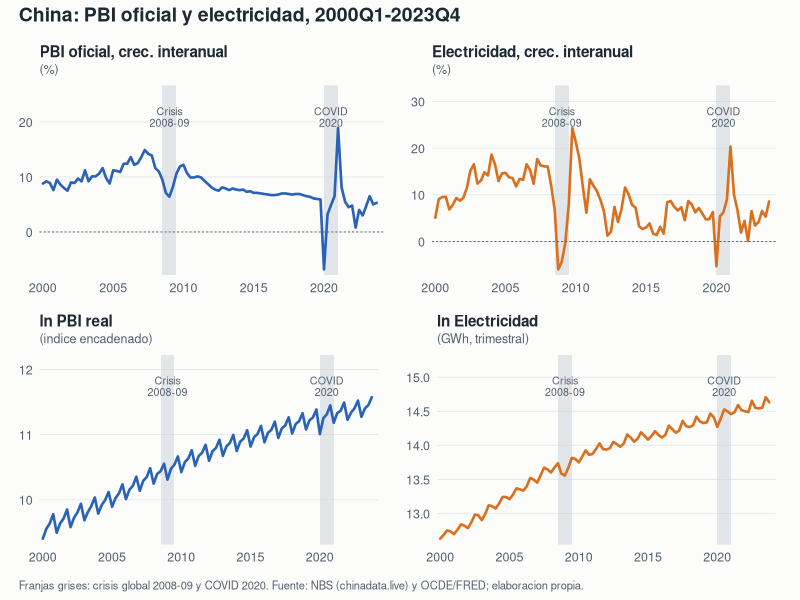
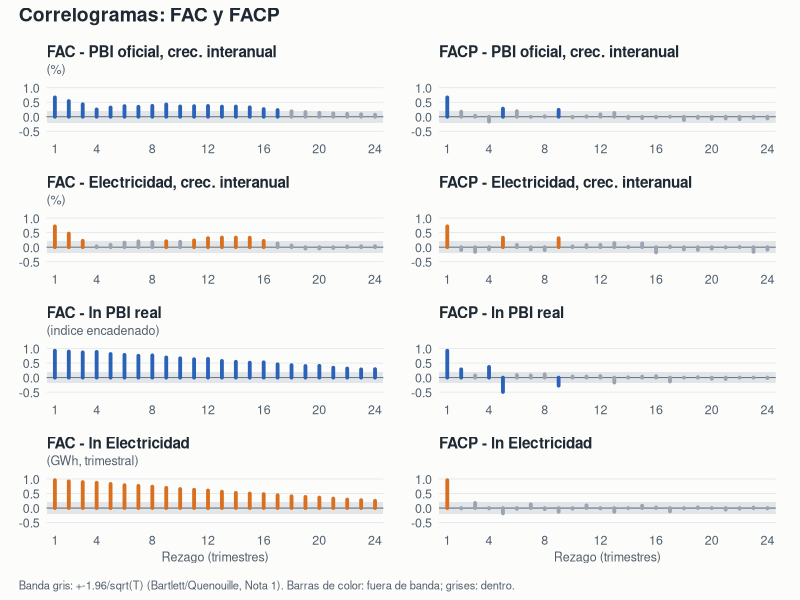

Write the R code that produced these figures, in order.
# =============================================================================
# 02_exploracion.R  --  Exploracion de las series (paso 0 y 1 del ciclo Box-Jenkins)
# TP Econometria II, candidata 5: Indice Li Keqiang (China)
#
# Series (muestra principal 2000Q1-2023Q4, 96 trimestres):
#   Y = PBI oficial       X = Electricidad
# Dos tratamientos en paralelo (regla acordada con la catedra):
#   (a) crecimiento interanual (%)           -> ya sin estacionalidad (diferencia 1-B^4)
#   (b) logaritmo de los niveles             -> conserva tendencia y estacionalidad
#
# Respaldo teorico (Notas propias):
#   - FAC/FACP, bandas de Bartlett y Quenouille, Box-Pierce y Ljung-Box: Nota 1; Nota 6, Sec. 9
#   - Dickey-Fuller (tau, tau_mu, tau_tau), ADF, Said-Dickey p* <= n^(1/3): Nota 6, Sec. 4
#   - ET vs ED, diferenciacion, sobrediferenciacion: Nota 6, Sec. 2 y 3
#   - Transformacion logaritmica estabilizadora de varianza: Nota 6, Sec. 5
#   - Idea rectora de la clase (Mirta, 14/10): el test no es una receta; el correlograma
#     "grueso" y los cambios estructurales deben leerse junto con el test.
#
# Ejecutar desde china_li_keqiang/:  Rscript scripts/02_exploracion.R
# Paquetes: urca, ggplot2, patchwork (si faltan, el script los instala)
# =============================================================================

for (pk in c("urca", "ggplot2", "patchwork")) {
  if (!requireNamespace(pk, quietly = TRUE)) install.packages(pk)
}
suppressPackageStartupMessages({ library(urca); library(ggplot2); library(patchwork) })
dir.create("output/figuras", recursive = TRUE, showWarnings = FALSE)
dir.create("output/tablas",  recursive = TRUE, showWarnings = FALSE)

# ---- 1. Datos ----------------------------------------------------------------
Q <- read.csv("output/trimestral_li_keqiang.csv", stringsAsFactors = FALSE)
Q$anio <- as.integer(substr(Q$trimestre, 1, 4))
Q$trim <- as.integer(substr(Q$trimestre, 6, 6))

# PBI real en nivel (indice): el PBI de chinadata.live es nominal (incluye precios) y el
# PBI real solo existe desde 2011. Se encadena la tasa interanual oficial (real) sobre el
# nivel de 1992 (anio base, nominal = real). Es una construccion propia y aproximada: la
# tasa oficial esta redondeada a 0,1 pp, por lo que el error de encadenado se acumula.
pbi_idx <- rep(NA_real_, nrow(Q))
pbi_idx[1:4] <- Q$pbi_nominal_1e8_yuan[1:4]
for (i in 5:nrow(Q)) pbi_idx[i] <- pbi_idx[i - 4] * (1 + Q$pbi_crec_interanual_oficial_pct[i] / 100)
Q$pbi_real_idx <- pbi_idx

# Control de la construccion. El PBI real publicado (chinadata.live, desde 2011) esta
# empalmado con cambios de anio base (saltos de nivel al pasar de 2015 a 2016, de 2020 a 2021
# y de 2025 a 2026), por lo que NO sirve comparar niveles. Lo que si debe coincidir es la tasa interanual:
# la tasa implicita en el PBI real publicado vs. la tasa oficial con la que se encadeno.
# Solo pueden diferir los trimestres cuyo "t" y "t-4" caen en bloques de base distinta
# (los primeros cuatro trimestres posteriores a cada cambio de base: 2016, 2021 y 2026).
k  <- which(!is.na(Q$pbi_real_1e8_yuan_2011))
g4 <- 100 * (Q$pbi_real_1e8_yuan_2011[k][-(1:4)] / Q$pbi_real_1e8_yuan_2011[k][1:(length(k) - 4)] - 1)
of <- Q$pbi_crec_interanual_oficial_pct[k][-(1:4)]
tr <- Q$trimestre[k][-(1:4)]
disc <- abs(g4 - of) > 0.15
cat(sprintf("Control PBI real: tasa interanual implicita en el publicado vs. oficial -> coinciden (<=0.15pp) en %d de %d trimestres.\n",
            sum(!disc), length(disc)))
cat("  Trimestres que no coinciden (cambios de base del publicado):", paste(tr[disc], collapse = ", "), "\n")
stopifnot(all(substr(tr[disc], 1, 4) %in% c("2016", "2021", "2026")))
# Limitacion conocida: el encadenado hereda la forma estacional del anio semilla (1992),
# fija en el tiempo; afecta solo al tratamiento en log-niveles.

# Muestra principal
S <- Q[Q$trimestre >= "2000Q1" & Q$trimestre <= "2023Q4", ]
stopifnot(nrow(S) == 96, !anyNA(S$pbi_crec_interanual_oficial_pct), !anyNA(S$elec_crec_interanual_pct))

mk <- function(x, start = c(2000, 1)) ts(x, start = start, frequency = 4)
series <- list(
  "PBI oficial, crec. interanual (%)"      = mk(S$pbi_crec_interanual_oficial_pct),
  "Electricidad, crec. interanual (%)"     = mk(S$elec_crec_interanual_pct),
  "ln PBI real (indice encadenado)"        = mk(log(S$pbi_real_idx)),
  "ln Electricidad (GWh, trimestral)"      = mk(log(S$electricidad_GWh))
)
tipo <- c("interanual", "interanual", "log-nivel", "log-nivel")
names(tipo) <- names(series)

# ---- Estilo de los graficos -----------------------------------------------------
# Un color por variable (PBI azul, electricidad naranja), el mismo en todos los graficos.
# Paleta validada para daltonismo (separacion CVD y contraste sobre fondo claro).
col_ser <- c("PBI" = "#2A62B8", "Electricidad" = "#D9701F")
col_ser <- col_ser[c(1, 2, 1, 2)]; names(col_ser) <- names(series)
tinta <- "#1F2933"; tinta2 <- "#52606D"; gris <- "#C5CCD3"; fondo <- "#FCFCFB"

tema <- theme_minimal(base_size = 11) +
  theme(
    plot.background   = element_rect(fill = fondo, colour = NA),
    panel.background  = element_rect(fill = fondo, colour = NA),
    panel.grid.major.x = element_blank(), panel.grid.minor = element_blank(),
    panel.grid.major.y = element_line(colour = "#E4E7EB", linewidth = 0.3),
    axis.text  = element_text(colour = tinta2, size = 9),
    axis.title = element_text(colour = tinta2, size = 9),
    plot.title = element_text(colour = tinta, face = "bold", size = 11, margin = margin(b = 2)),
    plot.subtitle = element_text(colour = tinta2, size = 9, margin = margin(b = 6)),
    plot.margin = margin(8, 12, 6, 8)
  )

# Eventos para leer los graficos (contexto, regla 5 de la clase)
ev_crisis <- c(2008.50, 2009.50)   # 2008Q3-2009Q2, crisis global
ev_covid  <- c(2020.00, 2021.00)   # 2020 (shock) ; el rebote de 2021 es efecto base en tasas interanuales

# ---- 2. Graficos de evolucion --------------------------------------------------
panel_evol <- function(nm, primero = FALSE) {
  x <- series[[nm]]
  d <- data.frame(t = as.numeric(time(x)), y = as.numeric(x))
  yr <- range(d$y); pad <- diff(yr) * 0.14
  g <- ggplot(d, aes(t, y)) +
    annotate("rect", xmin = ev_crisis[1], xmax = ev_crisis[2], ymin = -Inf, ymax = Inf, fill = gris, alpha = 0.45) +
    annotate("rect", xmin = ev_covid[1],  xmax = ev_covid[2],  ymin = -Inf, ymax = Inf, fill = gris, alpha = 0.45) +
    geom_line(colour = col_ser[nm], linewidth = 0.9, lineend = "round") +
    scale_x_continuous(breaks = seq(2000, 2025, 5), expand = expansion(mult = c(0.01, 0.02))) +
    scale_y_continuous(expand = expansion(add = c(pad * 0.3, pad * 1.1))) +
    labs(title = sub(" \\(.*", "", nm), subtitle = sub(".*?(\\(.*\\))$", "\\1", nm), x = NULL, y = NULL) +
    tema
  if (tipo[nm] == "interanual") g <- g + geom_hline(yintercept = 0, colour = tinta2, linewidth = 0.3, linetype = "22")
  g <- g + annotate("text", x = mean(ev_crisis), y = yr[2] + pad * 1.05, label = "Crisis\n2008-09",
                    size = 2.7, colour = tinta2, lineheight = 0.9, vjust = 1) +
           annotate("text", x = mean(ev_covid), y = yr[2] + pad * 1.05, label = "COVID\n2020",
                    size = 2.7, colour = tinta2, lineheight = 0.9, vjust = 1)
  g
}
nombres_graf <- c("PBI oficial, crec. interanual (%)", "Electricidad, crec. interanual (%)",
                  "ln PBI real (indice encadenado)", "ln Electricidad (GWh, trimestral)")
p_evol <- (panel_evol(nombres_graf[1]) | panel_evol(nombres_graf[2])) /
          (panel_evol(nombres_graf[3]) | panel_evol(nombres_graf[4])) +
  plot_annotation(
    title = "China: PBI oficial y electricidad, 2000Q1-2023Q4",
    caption = "Franjas grises: crisis global 2008-09 y COVID 2020. Fuente: NBS (chinadata.live) y OCDE/FRED; elaboracion propia.",
    theme = theme(plot.background = element_rect(fill = fondo, colour = NA),
                  plot.title = element_text(colour = tinta, face = "bold", size = 14),
                  plot.caption = element_text(colour = tinta2, size = 8, hjust = 0)))
ggsave("output/figuras/02_evolucion.png", p_evol, width = 11, height = 7.5, dpi = 150, bg = fondo)

# ---- 3. Correlogramas con bandas de Bartlett/Quenouille (+-1.96/sqrt(T)) --------
LAGS <- 24
panel_corr <- function(nm, parcial = FALSE) {
  x <- as.numeric(series[[nm]]); n <- length(x); banda <- 1.96 / sqrt(n)
  r <- if (parcial) pacf(x, lag.max = LAGS, plot = FALSE)$acf else acf(x, lag.max = LAGS, plot = FALSE)$acf[-1]
  d <- data.frame(k = 1:LAGS, r = as.numeric(r))
  d$sig <- abs(d$r) > banda
  ggplot(d, aes(k, r)) +
    annotate("rect", xmin = -Inf, xmax = Inf, ymin = -banda, ymax = banda, fill = gris, alpha = 0.45) +
    geom_hline(yintercept = 0, colour = tinta2, linewidth = 0.3) +
    geom_segment(aes(xend = k, yend = 0, colour = sig), linewidth = 1.3, lineend = "round") +
    scale_colour_manual(values = c(`TRUE` = unname(col_ser[nm]), `FALSE` = "#9AA5B1"), guide = "none") +
    scale_x_continuous(breaks = c(1, seq(4, LAGS, 4)), limits = c(0.4, LAGS + 0.6), expand = c(0, 0)) +
    scale_y_continuous(limits = c(-0.6, 1), breaks = seq(-0.5, 1, 0.5)) +
    labs(title = paste(if (parcial) "FACP" else "FAC", "-", sub(" \\(.*", "", nm)),
         subtitle = if (parcial) NULL else sub(".*?(\\(.*\\))$", "\\1", nm),
         x = if (nm == nombres_graf[4]) "Rezago (trimestres)" else NULL, y = NULL) +
    tema
}
filas <- lapply(nombres_graf, function(nm) panel_corr(nm) | panel_corr(nm, parcial = TRUE))
p_corr <- wrap_plots(filas, ncol = 1) +
  plot_annotation(
    title = "Correlogramas: FAC y FACP",
    caption = "Banda gris: +-1.96/sqrt(T) (Bartlett/Quenouille, Nota 1). Barras de color: fuera de banda; grises: dentro.",
    theme = theme(plot.background = element_rect(fill = fondo, colour = NA),
                  plot.title = element_text(colour = tinta, face = "bold", size = 14),
                  plot.caption = element_text(colour = tinta2, size = 8, hjust = 0)))
ggsave("output/figuras/02_correlogramas.png", p_corr, width = 11, height = 10.5, dpi = 150, bg = fondo)

# ---- 4. Resumen de correlogramas y Ljung-Box -----------------------------------
resumen <- do.call(rbind, lapply(names(series), function(nm) {
  x <- series[[nm]]; n <- length(x); banda <- 1.96 / sqrt(n)
  r <- acf(x, lag.max = LAGS, plot = FALSE)$acf[-1]
  p <- pacf(x, lag.max = LAGS, plot = FALSE)$acf
  dentro <- which(abs(r) < banda)
  data.frame(
    serie = nm, tratamiento = tipo[nm], n = n, banda_95 = round(banda, 3),
    rho1 = round(r[1], 3), rho4 = round(r[4], 3), rho8 = round(r[8], 3), rho12 = round(r[12], 3),
    n_signif_FAC_de_24 = sum(abs(r) > banda),
    primer_rezago_FAC_en_banda = if (length(dentro)) dentro[1] else NA,
    n_signif_FACP_de_24 = sum(abs(p) > banda),
    FACP_signif_rezagos = paste(which(abs(p) > banda), collapse = ","),
    Q_LB_4  = round(Box.test(x, 4,  "Ljung-Box")$statistic, 1),
    p_LB_4  = signif(Box.test(x, 4,  "Ljung-Box")$p.value, 2),
    Q_LB_12 = round(Box.test(x, 12, "Ljung-Box")$statistic, 1),
    p_LB_12 = signif(Box.test(x, 12, "Ljung-Box")$p.value, 2),
    Q_LB_24 = round(Box.test(x, 24, "Ljung-Box")$statistic, 1),
    p_LB_24 = signif(Box.test(x, 24, "Ljung-Box")$p.value, 2),
    row.names = NULL)
}))
write.csv(resumen, "output/tablas/02_correlogramas_resumen.csv", row.names = FALSE)
cat("\n===== CORRELOGRAMAS y LJUNG-BOX (banda 95% = 1.96/sqrt(T)) =====\n")
print(resumen[, c("serie", "banda_95", "rho1", "rho4", "rho8", "n_signif_FAC_de_24",
                  "primer_rezago_FAC_en_banda", "FACP_signif_rezagos", "p_LB_4", "p_LB_12", "p_LB_24")],
      row.names = FALSE)

# ---- 5. Dickey-Fuller aumentado (3 variantes) -------------------------------------
# Rezago maximo por Said-Dickey: p* <= n^(1/3) (Nota 6, Sec. 4); el optimo por AIC.
# Regla de la Nota 6 / Dolado-Jenkinson-Sosvilla: partir de la especificacion mas general y
# descender; igual se reportan las tres para poder discutirlas.
adf_filas <- function(x, nombre, muestra) {
  n <- length(x); kmax <- floor(n^(1 / 3))
  do.call(rbind, lapply(c("none", "drift", "trend"), function(tp) {
    m  <- ur.df(x, type = tp, lags = kmax, selectlags = "AIC")
    cv <- m@cval[1, ]; tau <- m@teststat[1, 1]
    data.frame(serie = nombre, muestra = muestra, n = n, spec = c(none = "tau", drift = "tau_mu", trend = "tau_tau")[tp],
               rezagos_AIC = m@lags, estadistico = round(tau, 3),
               cv1 = cv["1pct"], cv5 = cv["5pct"], cv10 = cv["10pct"],
               rechaza_H0_raiz_unitaria_5pct = tau < cv["5pct"], row.names = NULL)
  }))
}

adf_todas <- list()
for (nm in names(series)) {
  adf_todas[[length(adf_todas) + 1]] <- adf_filas(series[[nm]], nm, "2000Q1-2023Q4")
}
# Transformaciones de los log-niveles: diferencia (ln PBI, ln Elec) y diferencia estacional
for (nm in names(series)[3:4]) {
  x <- series[[nm]]
  adf_todas[[length(adf_todas) + 1]] <- adf_filas(diff(x),       paste0("D ", nm),   "2000Q2-2023Q4")
  adf_todas[[length(adf_todas) + 1]] <- adf_filas(diff(x, 4),    paste0("D4 ", nm),  "2001Q1-2023Q4")
  adf_todas[[length(adf_todas) + 1]] <- adf_filas(diff(diff(x, 4)), paste0("D D4 ", nm), "2001Q2-2023Q4")
}

# Sensibilidad a los cambios estructurales (regla 7 y 9 de la clase): mismo test, otras muestras
for (nm in names(series)) {
  x <- series[[nm]]
  adf_todas[[length(adf_todas) + 1]] <- adf_filas(window(x, end = c(2019, 4)),   nm, "2000Q1-2019Q4 (sin COVID)")
  adf_todas[[length(adf_todas) + 1]] <- adf_filas(window(x, start = c(2010, 1)), nm, "2010Q1-2023Q4")
}
ADF <- do.call(rbind, adf_todas)
write.csv(ADF, "output/tablas/02_adf.csv", row.names = FALSE)

cat("\n===== DICKEY-FULLER AUMENTADO (H0: raiz unitaria; rechazo si estadistico < cv) =====\n")
print(ADF[, c("serie", "muestra", "n", "spec", "rezagos_AIC", "estadistico", "cv5", "rechaza_H0_raiz_unitaria_5pct")],
      row.names = FALSE)

# ---- 6. Estacionalidad (regla 8 de la clase) --------------------------------------
# Autocorrelaciones en rezagos estacionales (4, 8, 12) de la primera diferencia de los
# log-niveles: si son grandes y significativas, hay componente estacional (Mirta: "el 7 se
# repite en el 14 ... te da la pauta de que hay una componente estacional").
cat("\n===== ESTACIONALIDAD: FAC de la primera diferencia de los log-niveles =====\n")
for (nm in names(series)[3:4]) {
  d <- diff(series[[nm]]); r <- acf(d, lag.max = 12, plot = FALSE)$acf[-1]
  cat(sprintf("%-36s rho1=%.2f rho2=%.2f rho3=%.2f rho4=%.2f rho8=%.2f rho12=%.2f | banda=%.2f\n",
              paste("D", nm), r[1], r[2], r[3], r[4], r[8], r[12], 1.96 / sqrt(length(d))))
}
# Medias por trimestre del crecimiento trimestral (patron estacional de la electricidad)
dl <- 100 * diff(series[["ln Electricidad (GWh, trimestral)"]])
cat("Crecimiento trimestral medio de la electricidad (%) por trimestre del anio:\n")
print(round(tapply(dl, cycle(dl), mean), 2))

cat("\nListo. Figuras en output/figuras/, tablas en output/tablas/.\n")
